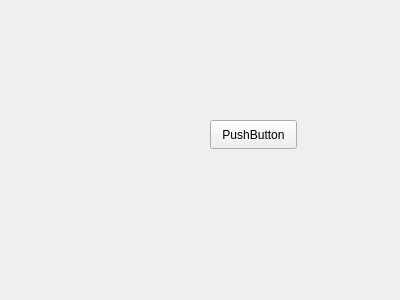
<?xml version="1.0" encoding="UTF-8"?>
<ui version="4.0">
 <class>Form</class>
 <widget class="QWidget" name="Form">
  <property name="geometry">
   <rect>
    <x>0</x>
    <y>0</y>
    <width>400</width>
    <height>300</height>
   </rect>
  </property>
  <property name="windowTitle">
   <string>Form</string>
  </property>
  <widget class="QPushButton" name="pushButton">
   <property name="geometry">
    <rect>
     <x>210</x>
     <y>120</y>
     <width>87</width>
     <height>29</height>
    </rect>
   </property>
   <property name="text">
    <string>PushButton</string>
   </property>
  </widget>
 </widget>
 <resources/>
 <connections/>
</ui>
